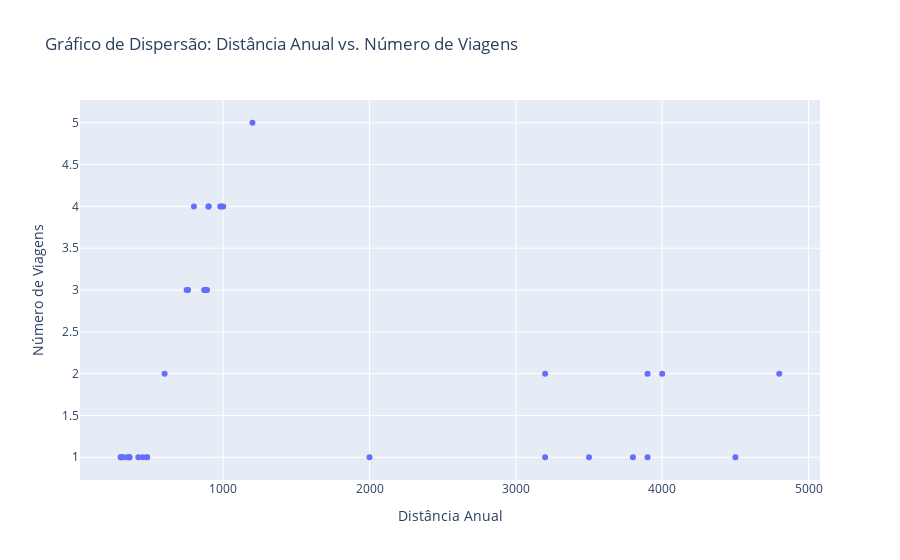

The cell this chart's notebook holds for it:
### Code cell
fig = px.scatter(base, x='distancia_anual', y='numero_viagens',
                 title='Gráfico de Dispersão: Distância Anual vs. Número de Viagens',
                 labels={'distancia_anual': 'Distância Anual', 'numero_viagens': 'Número de Viagens'})

fig.show()

### Figure 1 — Plotly figure (JSON) as saved in the notebook; plotly's stock layout.template omitted (floating-point values rounded to 4 significant figures)
{"data": [{"hovertemplate": "Distância Anual=%{x}<br>Número de Viagens=%{y}<extra></extra>", "legendgroup": "", "marker": {"color": "#636efa", "symbol": "circle"}, "mode": "markers", "name": "", "orientation": "v", "showlegend": false, "type": "scatter", "x": [300, 350, 450, 300, 360, 480, 800, 600, 750, 900, 760, 890, 980, 320, 350, 420, 310, 360, 480, 1000, 900, 870, 1200, 880, 990, 2000, 3200, 3200, 4000, 3500, 3800, 3900, 4500, 4800, 3900], "xaxis": "x", "y": [1, 1, 1, 1, 1, 1, 4, 2, 3, 4, 3, 3, 4, 1, 1, 1, 1, 1, 1, 4, 4, 3, 5, 3, 4, 1, 2, 1, 2, 1, 1, 2, 1, 2, 1], "yaxis": "y"}], "layout": {"legend": {"tracegroupgap": 0}, "title": {"text": "Gráfico de Dispersão: Distância Anual vs. Número de Viagens"}, "xaxis": {"anchor": "y", "domain": [0, 1], "title": {"text": "Distância Anual"}}, "yaxis": {"anchor": "x", "domain": [0, 1], "title": {"text": "Número de Viagens"}}}}
